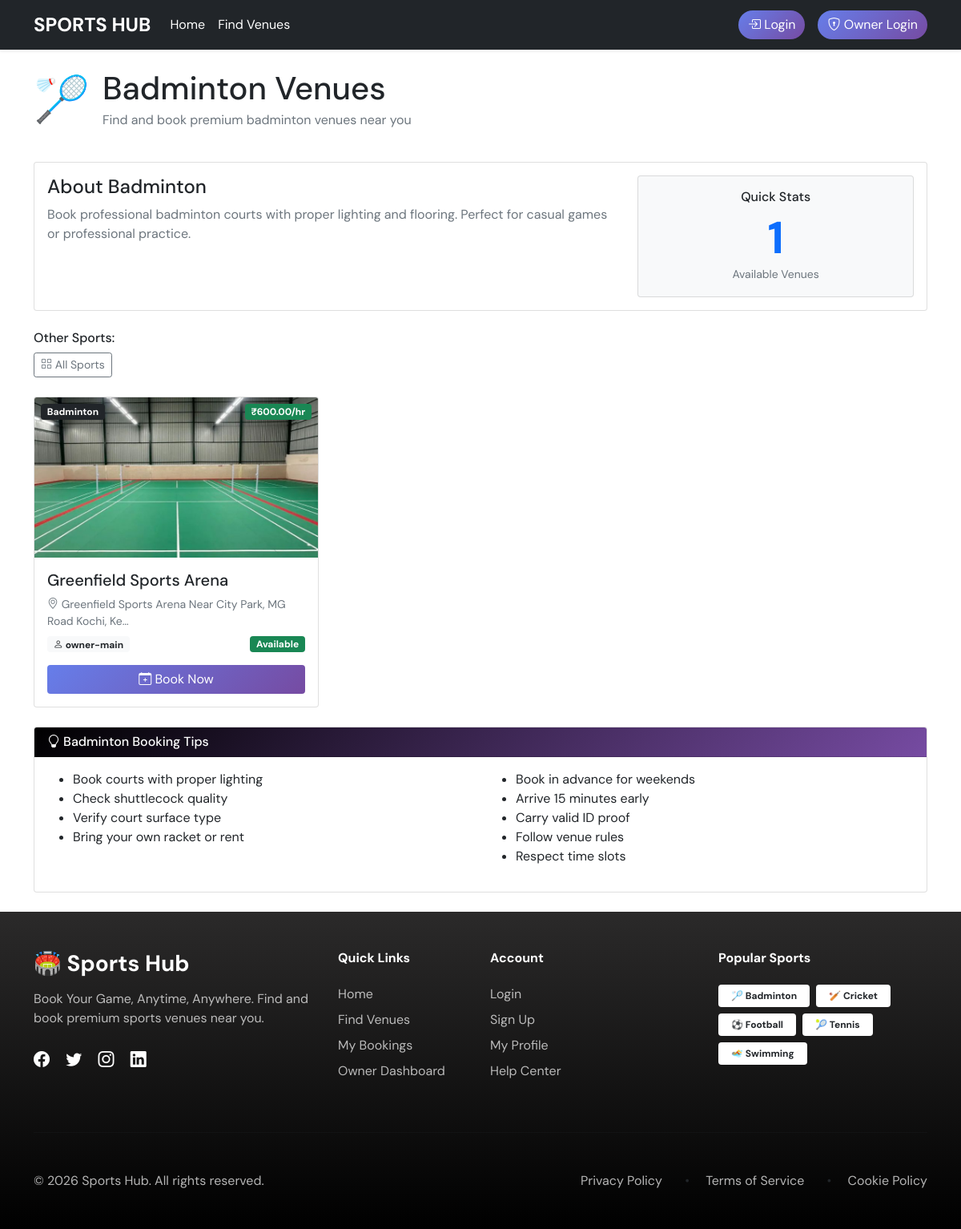
Page /sport/badminton/ on the committed database.
### venues/models.py (models this page shows, shortened)
class Sport(models.Model):
    SPORT_CHOICES = (
        ('badminton', 'Badminton'),
        ('cricket', 'Cricket'),
        ('football', 'Football'),
        ('tennis', 'Tennis'),
        ('swimming', 'Swimming'),
        ('boxing', 'Boxing'),
    )
    name = models.CharField(max_length=20, choices=SPORT_CHOICES, unique=True)
    description = models.TextField(blank=True)
    image = models.ImageField(max_length=50, blank=True)

class Venue(models.Model):
    name = models.CharField(max_length=200)
    sport = models.ForeignKey(Sport, on_delete=models.CASCADE)
    owner = models.ForeignKey(User, on_delete=models.CASCADE, limit_choices_to={'user_type': 'owner'})
    image = models.ImageField(upload_to=venue_image_path)
    address = models.TextField()
    location = models.CharField(max_length=200)  # Could be Google Maps link or coordinates
    price_per_hour = models.DecimalField(max_digits=10, decimal_places=2)
    is_active = models.BooleanField(default=True)
    created_at = models.DateTimeField(auto_now_add=True)
    updated_at = models.DateTimeField(auto_now=True)
    @property
    def image_url(self):
        if self.image and hasattr(self.image, 'url'):
            return self.image.url
        return '/static/images/default-venue.jpg'

### accounts/models.py (models this page shows, shortened)
class User(AbstractUser):
    USER_TYPE_CHOICES = (
        ('admin', 'Admin'),
        ('owner', 'Owner'),
        ('user', 'User'),
    )
    user_type = models.CharField(max_length=10, choices=USER_TYPE_CHOICES, default='user')
    phone_number = models.CharField(max_length=15, blank=True, null=True)
    address = models.TextField(blank=True, null=True)
    created_at = models.DateTimeField(auto_now_add=True)
    updated_at = models.DateTimeField(auto_now=True)

### venues/views.py (the view)
# urls.py: path('sport/<str:sport_name>/', views.sport_venues, name='sport_venues'),
def sport_venues(request, sport_name):
    sport = get_object_or_404(Sport, name=sport_name)
    venues = Venue.objects.filter(sport=sport, is_active=True)
    context = {
        'sport': sport,
        'venues': venues,
    }
    return render(request, 'venues/sport_venues.html', context)

### templates/venues/sport_venues.html (shortened to what this page needs)
{% extends 'base.html' %}
{% block content %}
<div class="row mb-4">
    <div class="col-md-12">
        <div class="d-flex align-items-center mb-3">
            <div class="me-3 display-4">
                {% if sport.name == 'badminton' %}🏸
                {% elif sport.name == 'cricket' %}🏏
                {% elif sport.name == 'football' %}⚽
                {% elif sport.name == 'tennis' %}🎾
                {% elif sport.name == 'swimming' %}🏊{% endif %}
            </div>
            <div>
                <h1 class="mb-1">{{ sport.get_name_display }} Venues</h1>
                <p class="text-muted mb-0">Find and book premium {{ sport.get_name_display|lower }} venues near you</p>
            </div>
        </div>
    </div>
</div>
<div class="card mb-4">
    <div class="card-body">
        <div class="row">
            <div class="col-md-8">
                <h4>About {{ sport.get_name_display }}</h4>
                <p class="text-muted">
                    {% if sport.name == 'badminton' %}
                    Book professional badminton courts with proper lighting and flooring. Perfect for casual games or
                    professional practice.
                    {% elif sport.name == 'cricket' %}
                    Find cricket nets and grounds for practice sessions and matches. Various pitch types available.
                    {% elif sport.name == 'football' %}
                    Book football turfs and grounds for 5-a-side or 11-a-side matches. Professional quality fields.
                    {% elif sport.name == 'tennis' %}
                    Tennis courts with different surfaces available. Book for singles or doubles matches.
                    {% elif sport.name == 'swimming' %}
                    Olympic-size and recreational swimming pools. Perfect for fitness training or leisurely swims.
                    {% endif %}
                </p>
            </div>
            <div class="col-md-4">
                <div class="card bg-light">
                    <div class="card-body text-center">
                        <h6>Quick Stats</h6>
                        <div class="display-4 fw-bold text-primary">{{ venues.count }}</div>
                        <small class="text-muted">Available Venues</small>
                    </div>
                </div>
            </div>
        </div>
    </div>
</div>
<div class="mb-4">
    <h6>Other Sports:</h6>
    <div class="d-flex flex-wrap gap-2">
        <a href="{% url 'venue_list' %}" class="btn btn-outline-secondary btn-sm">
            <i class="bi bi-grid"></i> All Sports
        </a>
    </div>
</div>
{% if venues %}
<div class="row g-4">
    {% for venue in venues %}
    <div class="col-md-4">
        <div class="card h-100">
            <div class="position-relative">
                <img src="{{ venue.image_url }}" class="card-img-top" alt="{{ venue.name }}"
                    style="height: 200px; object-fit: cover;">
                <span class="position-absolute top-0 start-0 m-2 badge bg-dark">
                    {{ venue.sport.get_name_display }}
                </span>
                <span class="position-absolute top-0 end-0 m-2 badge bg-success">
                    ₹{{ venue.price_per_hour }}/hr
                </span>
            </div>
            <div class="card-body d-flex flex-column">
                <h5 class="card-title">{{ venue.name }}</h5>
                <p class="card-text text-muted small mb-2">
                    <i class="bi bi-geo-alt"></i> {{ venue.address|truncatechars:60 }}
                </p>
                <div class="mt-auto">
                    <div class="d-flex justify-content-between align-items-center mb-3">
                        <span class="badge bg-light text-dark">
                            <i class="bi bi-person"></i> {{ venue.owner.username }}
                        </span>
                        {% if venue.is_active %}
                        <span class="badge bg-success">Available</span>
                        {% else %}
                        <span class="badge bg-danger">Closed</span>
                        {% endif %}
                    </div>
                    <a href="{% url 'venue_detail' venue.id %}" class="btn btn-primary w-100">
                        <i class="bi bi-calendar-plus"></i> Book Now
                    </a>
                </div>
            </div>
        </div>
    </div>
    {% endfor %}
</div>
{% endif %}
<div class="card mt-4">
    <div class="card-header bg-info text-white">
        <h6 class="mb-0">
            <i class="bi bi-lightbulb"></i>
            {{ sport.get_name_display }} Booking Tips
        </h6>
    </div>
    <div class="card-body">
        <div class="row">
            <div class="col-md-6">
                <ul>
                    {% if sport.name == 'badminton' %}
                    <li>Book courts with proper lighting</li>
                    <li>Check shuttlecock quality</li>
                    <li>Verify court surface type</li>
                    <li>Bring your own racket or rent</li>
                    {% elif sport.name == 'cricket' %}
                    <li>Check pitch type (mat/turf)</li>
                    <li>Verify net facilities</li>
                    <li>Bring appropriate gear</li>
                    <li>Check boundary size</li>
                    {% elif sport.name == 'football' %}
                    <li>Verify turf quality</li>
                    <li>Check goalpost condition</li>
                    <li>Bring proper football shoes</li>
                    <li>Hydration facilities available</li>
                    {% elif sport.name == 'tennis' %}
                    <li>Check court surface</li>
                    <li>Verify net height</li>
                    <li>Ball quality matters</li>
                    <li>Lighting for evening games</li>
                    {% elif sport.name == 'swimming' %}
                    <li>Check pool depth</li>
                    <li>Locker room facilities</li>
                    <li>Bring swimming cap if required</li>
                    <li>Shower facilities available</li>
                    {% endif %}
                </ul>
            </div>
            <div class="col-md-6">
                <ul>
                    <li>Book in advance for weekends</li>
                    <li>Arrive 15 minutes early</li>
                    <li>Carry valid ID proof</li>
                    <li>Follow venue rules</li>
                    <li>Respect time slots</li>
                </ul>
            </div>
        </div>
    </div>
</div>
{% endblock %}

### templates/base.html (style rules this page uses)
body { font-family: 'DM Sans', sans-serif; background-color: #FFF; }
.btn-primary { background: linear-gradient(135deg, #667eea 0%, #764ba2 100%); border: none; }
.card-header { background: linear-gradient(135deg, #000000 0%, #764ba2 100%); color: white; font-weight: bold; }

### rows in the picture
Sport: name "Badminton", name "badminton"
Venue: image_url (picture), sport.name "Badminton", price_per_hour "600.00", name "Greenfield Sports Arena", address "Greenfield Sports Arena Near City Park, MG Road Kochi, Ke…", owner.username "owner-main", is_active "Available"

### other values in the picture
{{ venues.count }} "1"
